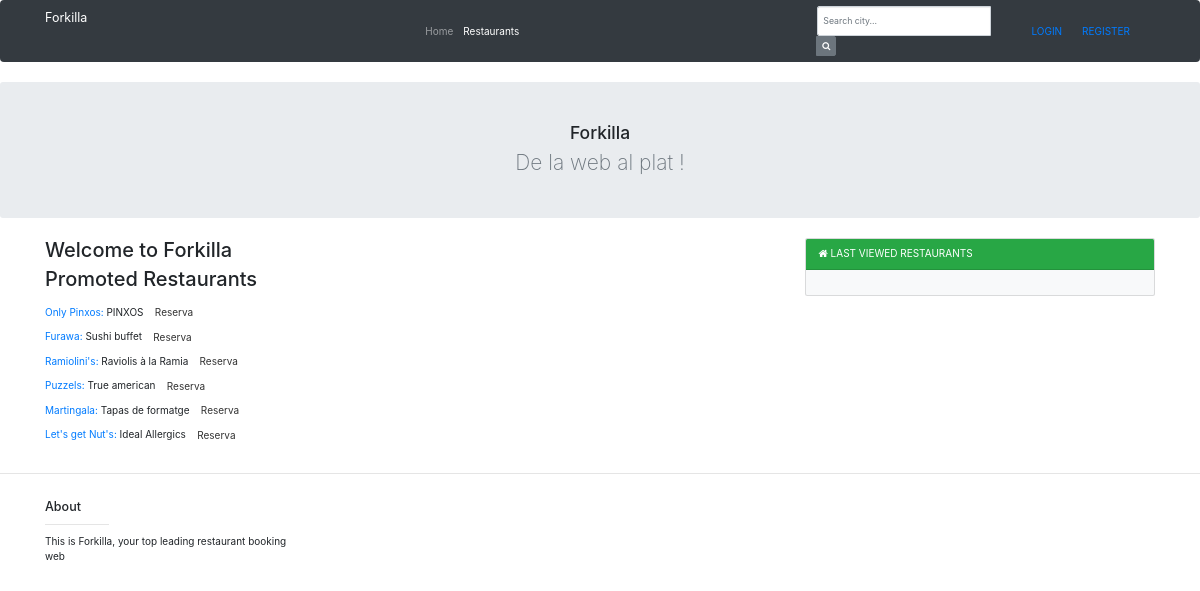
Screenshot of /forkilla/ with the database file from the repository.
### forkilla/models.py (models this page shows, shortened)
class Restaurant(models.Model):
    CATEGORIES = (
        ("Rice", "Rice"),
        ("Fusi", "Fusion"),
        ("BBQ", "Barbecue"),
        ("Chin", "Chinese"),
        ("Medi", "Mediterranean"),
        ("Crep", "Creperie"),
        ("Hind", "Hindu"),
        ("Japa", "Japanese"),
        ("Ital", "Italian"),
        ("Mexi", "Mexican"),
        ("Peru", "Peruvian"),
        ("Russ", "Russian"),
        ("Turk", "Turkish"),
        ("Basq", "Basque"),
        ("Vegy", "Vegetarian"),
        ("Afri", "African"),
        ("Egyp", "Egyptian"),
        ("Grek", "Greek")
    )
    _d_categories = dict(CATEGORIES)
    restaurant_number = models.CharField(max_length=8, unique=True)
    name = models.CharField(max_length=50)
    menu_description = models.TextField()
    price_average = models.DecimalField(max_digits=5, decimal_places=2)
    is_promot = models.BooleanField()
    rate = models.DecimalField(max_digits=3, decimal_places=1)
    address = models.CharField(max_length=50)
    city = models.CharField(max_length=50)
    country = models.CharField(max_length=50)
    featured_photo = models.ImageField(upload_to="photo_dir")
    category = models.CharField(max_length=5, choices=CATEGORIES)
    restaurant_capacity = models.PositiveIntegerField(max_length=3)

### forkilla/views.py (the view)
def index(request):
    restaurants = Restaurant.objects.filter(is_promot="True")
    promoted = True
    context = {
        'restaurants': restaurants,
        'promoted': promoted,
        'viewedrestaurants': _check_session(request)
    }
    return render(request, 'forkilla/index.html', context)

### forkilla/views.py (called while the page is built)
def _check_session(request):
    if "viewedrestaurants" not in request.session:
        viewedrestaurants = ViewedRestaurants()
        viewedrestaurants.save()
        request.session["viewedrestaurants"] = viewedrestaurants.id_vr
    else:
        viewedrestaurants = ViewedRestaurants.objects.get(id_vr=request.session["viewedrestaurants"])
    return viewedrestaurants

### templates/forkilla/index.html (shortened to what this page needs)
{% extends 'forkilla/base.html' %}
{% block content %}
<h2> Welcome to Forkilla </h2>
{% if restaurants %}
	{% if promoted %}
        <h2>Promoted Restaurants</h2>
    {% endif %}
{% else %}
    <p>No restaurants are available.</p>
{% endif %}
    <form action="{% url 'reservation'%}" method="get">
     {% for restaurant in restaurants %}
        <a href="{% url 'details' restaurant.restaurant_number%}">   {{restaurant.name}}: </a>{{restaurant.menu_description}}
        <button type="submit" class="btn btn-xs btn-default" name="reservation" value={{restaurant.restaurant_number}}> Reserva</button>
        <br>
    {% endfor %}
	</form>
{% endblock %}

### rows the page displays
Restaurant: name "Only Pinxos", menu_description "PINXOS", {{ restaurant.restaurant_number }} 09186666 (drawn)
Restaurant: name "Furawa", menu_description "Sushi buffet", {{ restaurant.restaurant_number }} 09186524 (drawn)
Restaurant: name "Ramiolini's", menu_description "Raviolis à la Ramia", {{ restaurant.restaurant_number }} 09186654 (drawn)
Restaurant: name "Puzzels", menu_description "True american", {{ restaurant.restaurant_number }} 09126664 (drawn)
Restaurant: name "Martingala", menu_description "Tapas de formatge", {{ restaurant.restaurant_number }} 09186964 (drawn)
Restaurant: name "Let's get Nut's", menu_description "Ideal Allergics", {{ restaurant.restaurant_number }} 09286664 (drawn)
